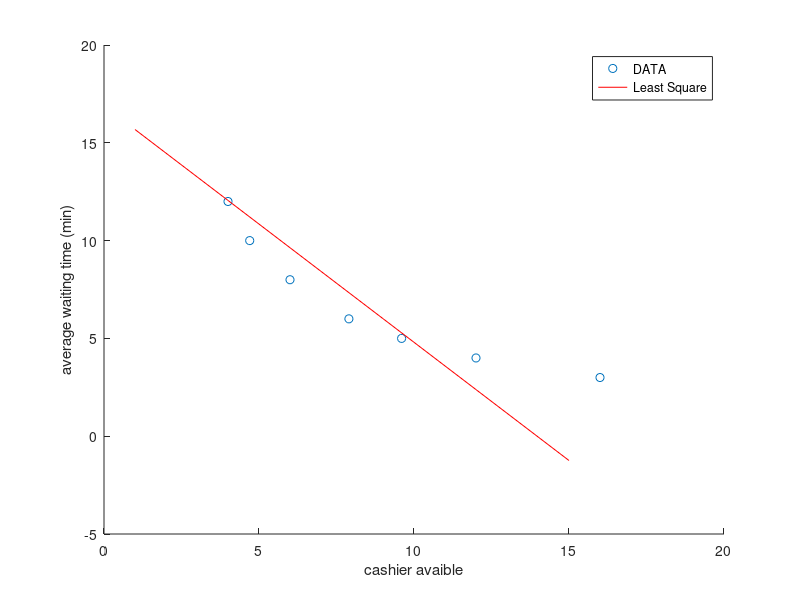

Source code (MATLAB):
%This code implements a simple linear regression model for customer's
%average waiting time vs. number of cshiers in service
%
%The code calculates the least square coefficients using the following
%function:
%
%    y=a+bx
%
%and obtaing the partial derivatives of the square of the function above.
%The partial derivative reuslting in the following function:
%
%             [n sum(x);sum(x) sum(x^2)]*[a;b]=[sum(y);sum(x*y)]
%               which is simplified to A*coef=B
%

clear
clc
N=15;                                                         %number of cashiers
Data_x=[3 4 5 6 8 10 12];                                     %data of number of cashiers in service
Data_y=[16 12 9.6 7.9 6 4.7 4];                               %data of avg waiting time in min 
A=[length(Data_x) sum(Data_x);sum(Data_x) sum(Data_x.^2)];    %creates matrix A
B=[sum(Data_y);sum(Data_x.*Data_y)];                          %creates vector
coef=A^-1*B;                                                  %calculates the least square coefficients 


pre=coef(1)+coef(2)*Data_x;                                   %prediction of the customer's average waiting time for the cashier data 
cashiers_open=1:15;
predicted_wait_time=coef(1)+coef(2)*cashiers_open;
scatter(Data_y,Data_x)
hold on 
plot(cashiers_open,predicted_wait_time,'-r')
legend('DATA','Least Square')
ylabel('average waiting time (min)')
xlabel('cashier avaible')
hold off

%calculates the Standard Error of the coefficients
x_bar=mean(Data_x);                                           %average value of X
S_x=sum((Data_x-mean(Data_x)).^2);                            %calculates the variance of x
S_y=sum((Data_y-mean(Data_y)).^2);
S_xy=sum((Data_x-mean(Data_x)).*(Data_y-mean(Data_y)));
error=Data_y-pre;                                              %error between the actual waiting time and the fitted point 
S=sqrt(sum(error.^2)/(length(Data_x)-2));                      %estimation of the variance 
error_a=S*sqrt(1/length(Data_x)+x_bar^2/S_x);                   %error of coefficient a
error_b=S/sqrt(S_x);                                            %error of coefficient b


%Calculates the 95% confidence interval 
a_low_limit=coef(1)-1.96*error_a;
a_upper_limit=coef(1)+1.96*error_a;
b_low_limit=coef(2)-1.96*error_b;
b_upper_limit=coef(2)+1.96*error_b;

%calculates the 95% pediction interval of the average waiting time 
a=[a_low_limit;a_upper_limit];
b=[b_low_limit;b_upper_limit];
pred_val=zeros(1,4);
for ii=1:2
    for jj=1:2
        count=2*(ii-1)+jj;
        pred_val(count)=a(jj)+b(ii)*15;
    end
end
pred_interval=[min(pred_val);max(pred_val)];